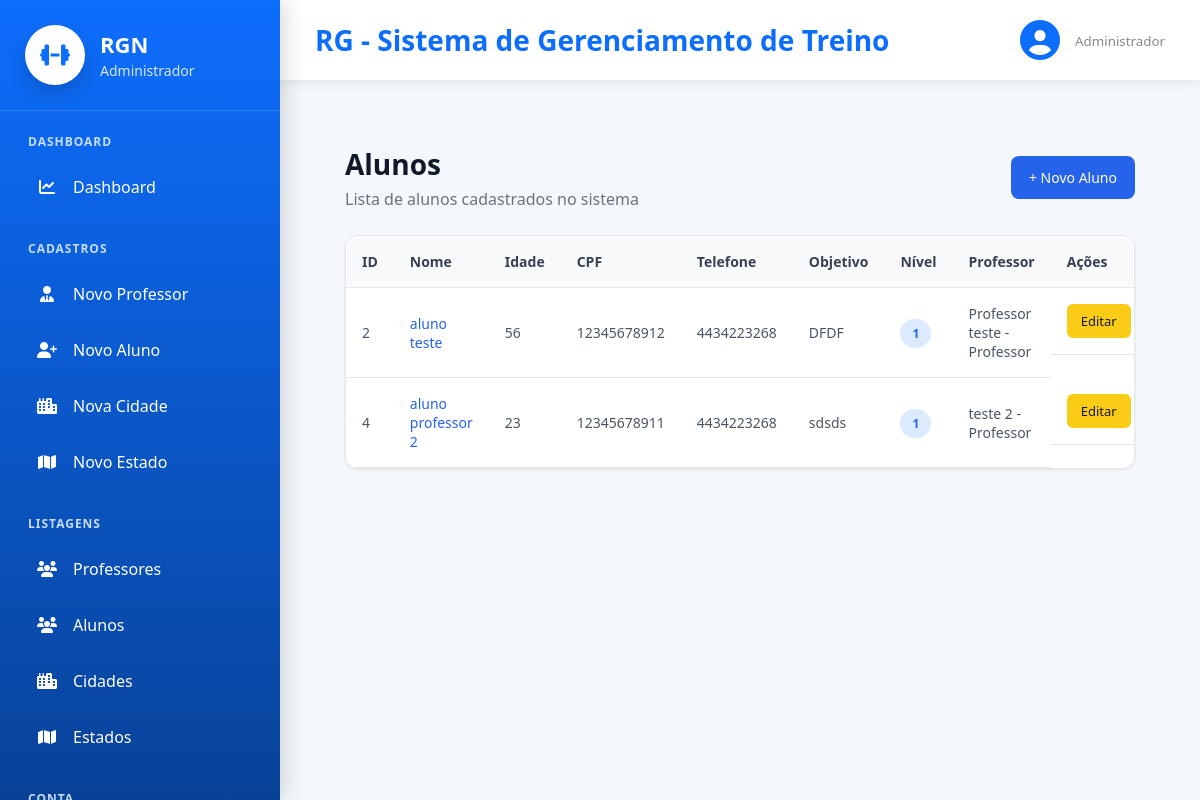
The page /cadastros/listar/aluno/ (signed in) on the database its author committed.
### cadastros/models.py (models this page shows)
class Auditoria(models.Model):
    cadastrado_em = models.DateTimeField(auto_now_add=True, verbose_name="Cadastrado em")
    atualizado_em = models.DateTimeField(auto_now=True, verbose_name="Atualizado em")
    class Meta:
        abstract = True

class Pessoa(Auditoria):
    TIPO_CHOICES = [
        ('ALUNO', 'Aluno'),
        ('PROFESSOR', 'Professor')
    ]
    SEXO_CHOICES = [
        ('M', 'Masculino'),
        ('F', 'Feminino'),
        ('O', 'Outro'),
    ]
    NIVEL_CHOICES = [
        (1, 'Iniciante'),
        (2, 'Intermediário'),
        (3, 'Avançado'),
    ]
    tipo = models.CharField(max_length=20, choices=TIPO_CHOICES, verbose_name="Tipo de Pessoa")
    nome = models.CharField(max_length=50, verbose_name="Nome")
    idade = models.IntegerField(verbose_name="Idade", null=True, blank=True)
    cpf = models.CharField(max_length=11, unique=True, verbose_name="CPF")
    telefone = models.CharField(max_length=15, verbose_name="Telefone")
    objetivo = models.TextField(verbose_name="Objetivo", null=True, blank=True)
    sexo = models.CharField(max_length=20, choices=SEXO_CHOICES, verbose_name="Sexo", null=True, blank=True)
    nivel = models.IntegerField(choices=NIVEL_CHOICES, verbose_name="Nível", null=True, blank=True)
    cidade = models.ForeignKey(Cidade, on_delete=models.PROTECT)
    professor = models.ForeignKey("self", on_delete=models.PROTECT, related_name="alunos", limit_choices_to={"tipo": "PROFESSOR"}, null=True, blank=True)
    usuario = models.OneToOneField("auth.User", on_delete=models.CASCADE, related_name="pessoa_usuario")
    def __str__(self):
        return f"{self.nome} - {self.get_tipo_display()}"

### cadastros/views.py (the view)
# urls.py: path('listar/aluno/', AlunoList.as_view(), name="listar-aluno"),
class AlunoList(LoginRequiredMixin, GroupRequiredMixin, ListView):
    login_url = reverse_lazy('login')
    model = Pessoa
    template_name = "cadastros/listar_alunos.html"
    group_required = ["Professor", "Administrador"]
    def get_queryset(self):
        queryset = Pessoa.objects.filter(tipo="ALUNO")
        if self.request.user.is_superuser:
            return queryset
        return queryset.filter(
            professor=self.request.user.pessoa_usuario
        )

### cadastros/context_processors.py (called while the page is built)
def usuario_grupos(request):
    contexto = {
        "is_admin": False,
        "is_professor": False,
        "is_aluno": False,
    }
    if request.user.is_authenticated:
        contexto["is_admin"] = (
            request.user.is_superuser or
            request.user.groups.filter(name="Administrador").exists()
        )
        contexto["is_professor"] = request.user.groups.filter(
            name="Professor"
        ).exists()
        contexto["is_aluno"] = request.user.groups.filter(
            name="Aluno"
        ).exists()
    return contexto

### cadastros/templates/cadastros/listar_alunos.html (shortened to what this page needs)
{% extends 'modelo.html' %}
{% load static %}
{% block css %}
<link rel="stylesheet" href="{% static 'css/cadastros/listar_alunos.css' %}">
<link rel="stylesheet" href="{% static 'css/paginas/modelo.css' %}">
{% endblock %}
{% block main %}
<div class="list-container">
    <div class="list-header">
        <div>
            <h2>Alunos</h2>
            <p>Lista de alunos cadastrados no sistema</p>
        </div>
        <a href="{% url 'cadastrar-aluno' %}" class="btn-novo">
            + Novo Aluno
        </a>
    </div>
    <div class="table-container">
        <table class="table-list">
            <thead>
                <tr>
                    <th>ID</th>
                    <th>Nome</th>
                    <th>Idade</th>
                    <th>CPF</th>
                    <th>Telefone</th>
                    <th>Objetivo</th>
                    <th>Nível</th>
                    <th>Professor</th>
                    <th>Ações</th>
                </tr>
            </thead>
            <tbody>
                {% for aluno in object_list %}
                <tr>
                    <td>{{ aluno.id }}</td>
                    <td>
                        <a href="{% url 'detalhe-aluno' aluno.id %}" class="link-aluno">
                            {{ aluno.nome }}
                        </a>
                    </td>
                    <td>{{ aluno.idade }}</td>
                    <td>{{ aluno.cpf }}</td>
                    <td>{{ aluno.telefone }}</td>
                    <td>{{ aluno.objetivo }}</td>
                    <td><span class="badge">{{ aluno.nivel }}</span></td>
                    <td>{{ aluno.professor }}</td>
                    <td class="acoes">
                        <a href="{% url 'editar-aluno' aluno.id %}" class="btn-editar">Editar</a>
                    </td>
                </tr>
                {% empty %}
                <tr>
                    <td colspan="9" class="sem-registro">Nenhum aluno cadastrado.</td>
                </tr>
                {% endfor %}
            </tbody>
        </table>
    </div>
</div>
{% endblock %}

### static/css/paginas/modelo.css (style rules this page uses)
* { margin:0; padding:0; box-sizing:border-box; font-family:"Segoe UI",sans-serif; }
body { background:#f4f7fb; color:#2c3e50; }

### static/css/paginas/dashboard/dashboard_admin.css (style rules this page uses)
* { margin:0; padding:0; box-sizing:border-box; }

### static/css/cadastros/listar_alunos.css (style rules this page uses)
.list-container { padding: 30px; }
.list-header { display: flex; align-items: center; justify-content: space-between; margin-bottom: 25px; }
.list-header h2 { font-size: 28px; color: #111827; margin-bottom: 5px; }
.list-header p { color: #6b7280; }
.btn-novo { background: #2563eb; color: #fff; padding: 12px 18px; border-radius: 8px; text-decoration: none; font-size: 14px; font-weight: 500; }
.table-container { background: #fff; border-radius: 12px; overflow-x: auto; border: 1px solid #e5e7eb; box-shadow: 0 1px 3px rgba(0,0,0,0.08); }
.table-list { width: 100%; border-collapse: collapse; min-width: 850px; }
.link-aluno { text-decoration: none; color: #2563eb; font-weight: 500; }
.table-list thead { background: #f9fafb; }
.table-list th, .table-list td { padding: 16px; text-align: left; font-size: 14px; border-bottom: 1px solid #e5e7eb; }
.table-list th { color: #374151; }
.table-list td { color: #4b5563; }
.badge { background: #dbeafe; color: #2563eb; padding: 6px 12px; border-radius: 20px; font-size: 12px; font-weight: 600; }
.acoes { display: flex; gap: 10px; }
.btn-editar, .btn-deletar { padding: 8px 14px; border-radius: 6px; text-decoration: none; font-size: 13px; }
.btn-editar { background: #facc15; color: #111827; }

### rows shown on the page
Pessoa: id "2", nome "aluno teste", idade "56", cpf "12345678912", telefone "4434223268", objetivo "DFDF", nivel "1", professor "Professor teste - Professor"
Pessoa: id "4", nome "aluno professor 2", idade "23", cpf "12345678911", telefone "4434223268", objetivo "sdsds", nivel "1", professor "teste 2 - Professor"
